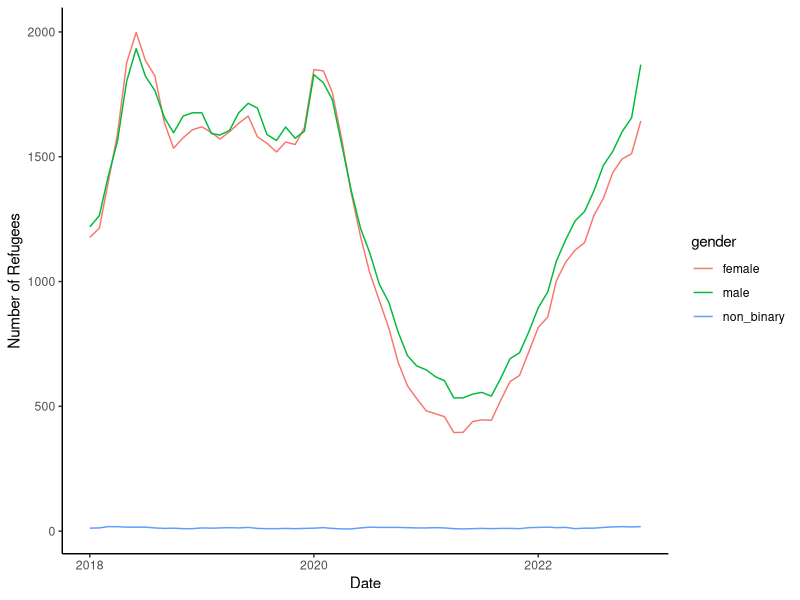
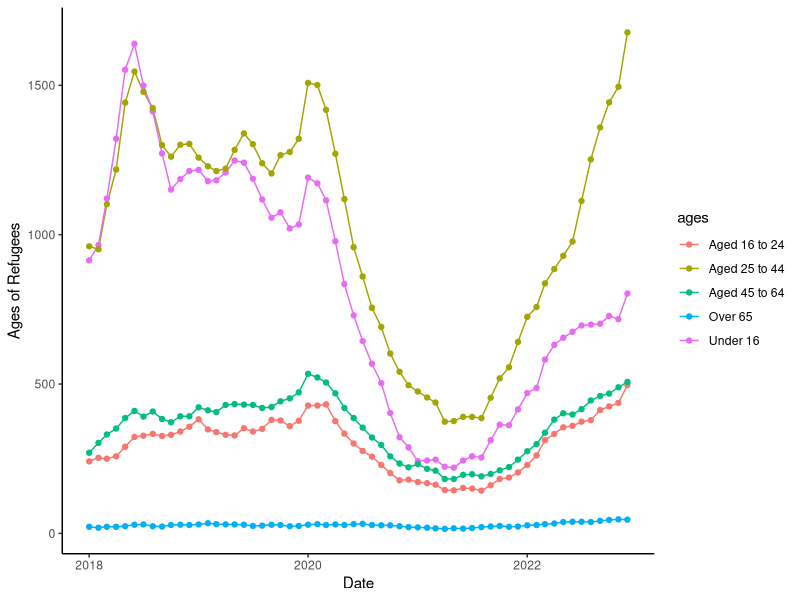
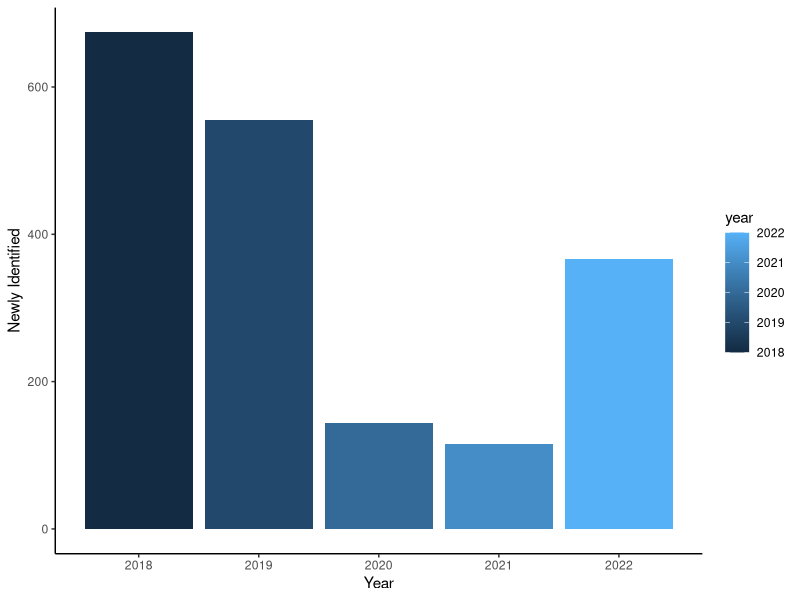

Source code (R) for these figures, in order:
## ---- chunk 1
#| echo: false
#| message: false
#| label: fig-gender
#| fig-cap: "Number of Refugees in Toronto's Homeless Shelters by Gender"

library(tidyverse)
library(knitr)

Demographic_Data <- 
  read_csv(here::here("outputs/data/Demographic_Status.csv"))

#Graph data
Demographic_Data |>
  ggplot(aes(x = date, 
             y = number, 
             color = gender)) +
  geom_line() +
  theme_classic() +
  labs(
    x = "Date",
    y = "Number of Refugees"
  )
## ---- chunk 2
#| echo: false
#| message: false
#| label: fig-ages
#| fig-cap: "Number of Refugees in Toronto's Homeless Shelters by Age"

library(tidyverse)
library(knitr)

Age_Data <- 
  read_csv(here::here("outputs/data/Age_Data.csv"))

#Graph data
Age_Data |>
  ggplot(aes(x = date, 
             y = number, 
             color = ages)) +
  geom_line() +
  geom_point()+
  theme_classic() +
  labs(
    x = "Date",
    y = "Ages of Refugees"
  )

## ---- chunk 3
#| echo: false
#| message: false
#| label: tbl-activehomeless
#| tbl-cap: "Actively Homeless Refugees Identified in Toronto"

Year_Housing <-
  read_csv(here::here("outputs/data/Year_Housing.csv"))

Year_Housing %>% 
  mutate(year = lubridate::year(date)) %>% 
  group_by(year) %>% 
  summarize(average_active_homeless = mean(actively_homeless)) %>% 
  knitr::kable(
    col.names = c(
      "Year",
      "Actively Homeless"
    ),
    digits = 0
  )
## ---- chunk 4
#| echo: false
#| message: false
#| label: tbl-newlyidentified
#| fig-cap: "Newly Identified Refugees in Toronto"

Housing_Status <- 
  read_csv(here::here("outputs/data/Housing_Status.csv"))


library(ggplot2)

Year_Housing %>% 
  mutate(year = lubridate::year(date)) %>% 
  group_by(year) %>% 
  summarize(average_newly_identified = mean(newly_identified)) %>% 
  ggplot(aes(x = year, y = average_newly_identified, fill = year)) +
  geom_col() +
  labs(x = "Year", y = "Newly Identified") +
  theme_classic() 

